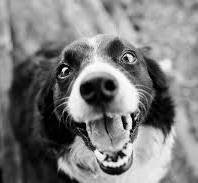
#> input picture Friday 08:30 - 10:30/E22CSEU1069_Adv_Cv_Labs/LAB_4/grayscale.jpg, 198 x 183 px, given in place of GrayScale.png, which was not available
$ python LAB4.py
#> lines starting #> are read from the running program, lines starting #| are printed output that depends on the picture; pictures that were not available may be replaced by others from this repository, and a replacement may not be noted
import cv2
import numpy as np
import matplotlib.pyplot as plt

def compute_histogram(image, color=False):
    if color:
        channels = ('b', 'g', 'r')
        for i, col in enumerate(channels):
            hist = cv2.calcHist([image], [i], None, [256], [0, 256])
            plt.plot(hist, color=col)
    else:
        hist = cv2.calcHist([image], [0], None, [256], [0, 256])
        plt.plot(hist, color='black')
    plt.xlabel('Gray Level / Intensity')
    plt.ylabel('Number of Pixels')
    plt.title('Histogram')
    plt.show()

def histogram_equalization(image):
    return cv2.equalizeHist(image)

def clahe_equalization_color(image):
    ycrcb = cv2.cvtColor(image, cv2.COLOR_BGR2YCrCb)
    clahe = cv2.createCLAHE(clipLimit=3.0, tileGridSize=(8,8))
    ycrcb[:, :, 0] = clahe.apply(ycrcb[:, :, 0])
    equalized_image = cv2.cvtColor(ycrcb, cv2.COLOR_YCrCb2BGR)

    return equalized_image


def compute_fft(image):
    dft = np.fft.fft2(image)
    dft_shift = np.fft.fftshift(dft)
    magnitude_spectrum = 20 * np.log(np.abs(dft_shift) + 1)
    return dft, dft_shift, magnitude_spectrum

def inverse_fft(dft):
    dft_shift_inv = np.fft.ifftshift(dft)
    img_reconstructed = np.fft.ifft2(dft_shift_inv)
    return np.abs(img_reconstructed)

def rotate_image(image, angle):
    (h, w) = image.shape[:2]
    center = (w // 2, h // 2)
    M = cv2.getRotationMatrix2D(center, angle, 1.0)
    return cv2.warpAffine(image, M, (w, h))

# Load images
gray_image = cv2.imread('GrayScale.png', cv2.IMREAD_GRAYSCALE)
#> gray_image is the input picture: shape (183, 198); min 0, max 255, mean 124.2
color_image = cv2.imread('Colour_Img.png')
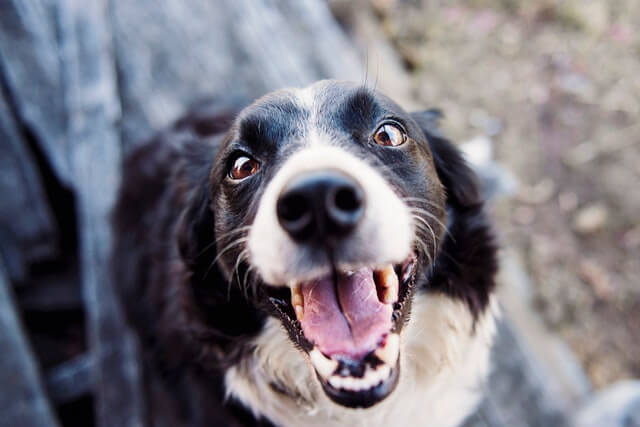
#> input picture Friday 08:30 - 10:30/E22CSEU1069_Adv_Cv_Labs/LAB 5/rgb_image.jpg, 640 x 427 px, given in place of Colour_Img.png, which was not available
#> color_image is the input picture: shape (427, 640, 3); mean B, G, R 127.7, 119, 122.2

gray_equalized = histogram_equalization(gray_image)

color_equalized_clahe = clahe_equalization_color(color_image)
#> in clahe_equalization_color, `ycrcb = cv2.cvtColor(image, cv2.COLOR_BGR2YCrCb)`: ycrcb: shape (427, 640, 3); mean of channels 0, 1, 2 120.9, 128.9, 131.8
#> in clahe_equalization_color, `ycrcb[:, :, 0] = clahe.apply(ycrcb[:, :, 0])`: ycrcb: shape (427, 640, 3); mean of channels 0, 1, 2 128.3, 128.9, 131.8
#> in clahe_equalization_color, `equalized_image = cv2.cvtColor(ycrcb, cv2.COLOR_YCrCb2BGR)`:
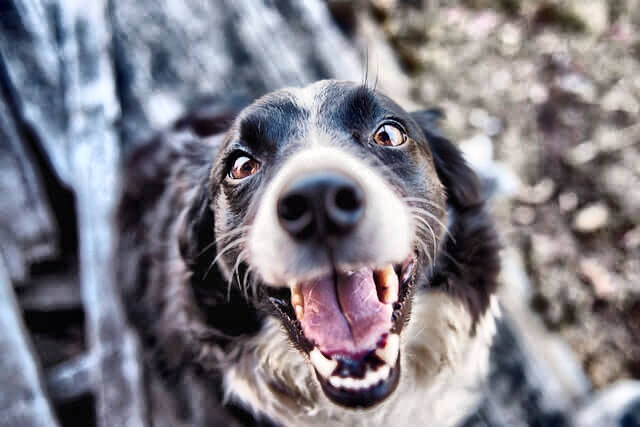
#> equalized_image: shape (427, 640, 3); mean B, G, R 135, 126.3, 129.5

# Display histogram
compute_histogram(gray_image)
#> in compute_histogram, `hist = cv2.calcHist([image], [0], None, [256], [0, 256])`: hist = 256 values, max 364 at index 0, min 8 at index 254, mean 141.5
#> in compute_histogram, `plt.show()`:
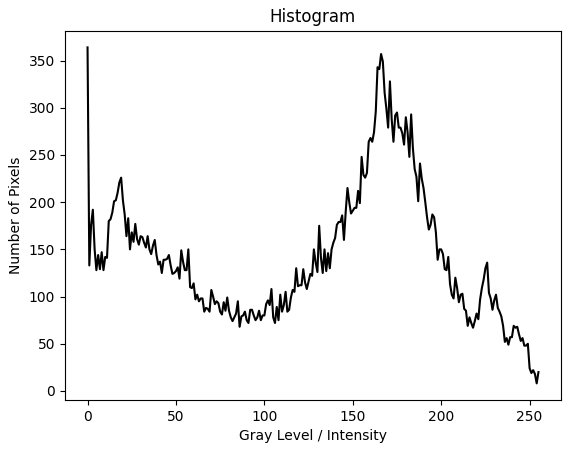
#> figure drawn by matplotlib, 1 panel; curve peaks at x = 0, y = 364
compute_histogram(gray_equalized)
#> call 2 of compute_histogram, with color = False
#> in compute_histogram (call 2), `hist = cv2.calcHist([image], [0], None, [256], [0, 256])`: hist = 256 values, max 364 at index 0, min 0 at index 3, mean 141.5
#> in compute_histogram (call 2), `plt.show()`:
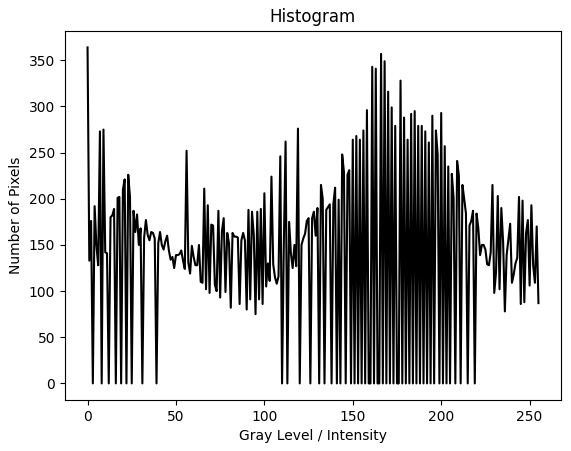
#> figure drawn by matplotlib, 1 panel; curve peaks at x = 0, y = 364

compute_histogram(color_image, color=True)
compute_histogram(color_equalized_clahe, color=True)
#> call 4 of compute_histogram, with color = True
#> in compute_histogram (call 4), `plt.show()`:
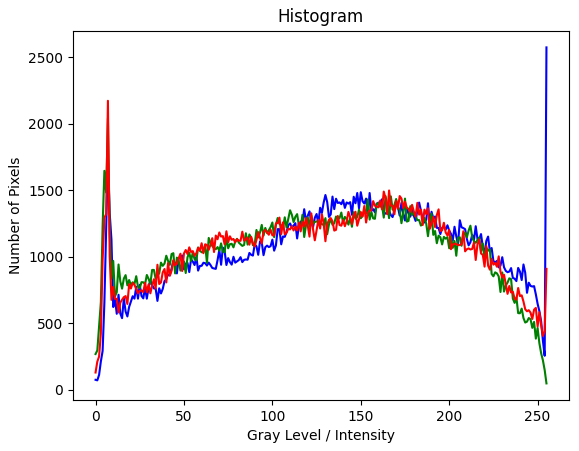
#> figure drawn by matplotlib, 1 panel; curve peaks at x = 255, y = 2576; curve peaks at x = 7, y = 2041; curve peaks at x = 7, y = 2174

# FFT and IFFT
dft, dft_shift, magnitude_spectrum = compute_fft(gray_image)
reconstructed_image = inverse_fft(dft)
plt.subplot(131), plt.imshow(gray_image, cmap='gray'), plt.title('Original')
plt.subplot(132), plt.imshow(magnitude_spectrum, cmap='gray'), plt.title('Magnitude Spectrum')
plt.subplot(133), plt.imshow(reconstructed_image, cmap='gray'), plt.title('Reconstructed')
plt.show()

# Rotation and FFT comparison
rotated_image = rotate_image(gray_image, 45)
#> in rotate_image, `return cv2.warpAffine(image, M, (w, h))`:
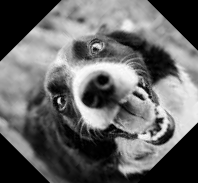
#> returned value: shape (183, 198); min 0, max 254, mean 102.5
_, _, rotated_magnitude_spectrum = compute_fft(rotated_image)
#> in compute_fft (call 2), `magnitude_spectrum = 20 * np.log(np.abs(dft_shift) + 1)`:
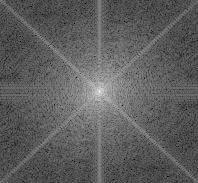
#> magnitude_spectrum: shape (183, 198) float64; min 47.68, max 302.5, mean 142; drawn with min black and max white
plt.subplot(121), plt.imshow(magnitude_spectrum, cmap='gray'), plt.title('Original Spectrum')
plt.subplot(122), plt.imshow(rotated_magnitude_spectrum, cmap='gray'), plt.title('Rotated Spectrum')
plt.show()
